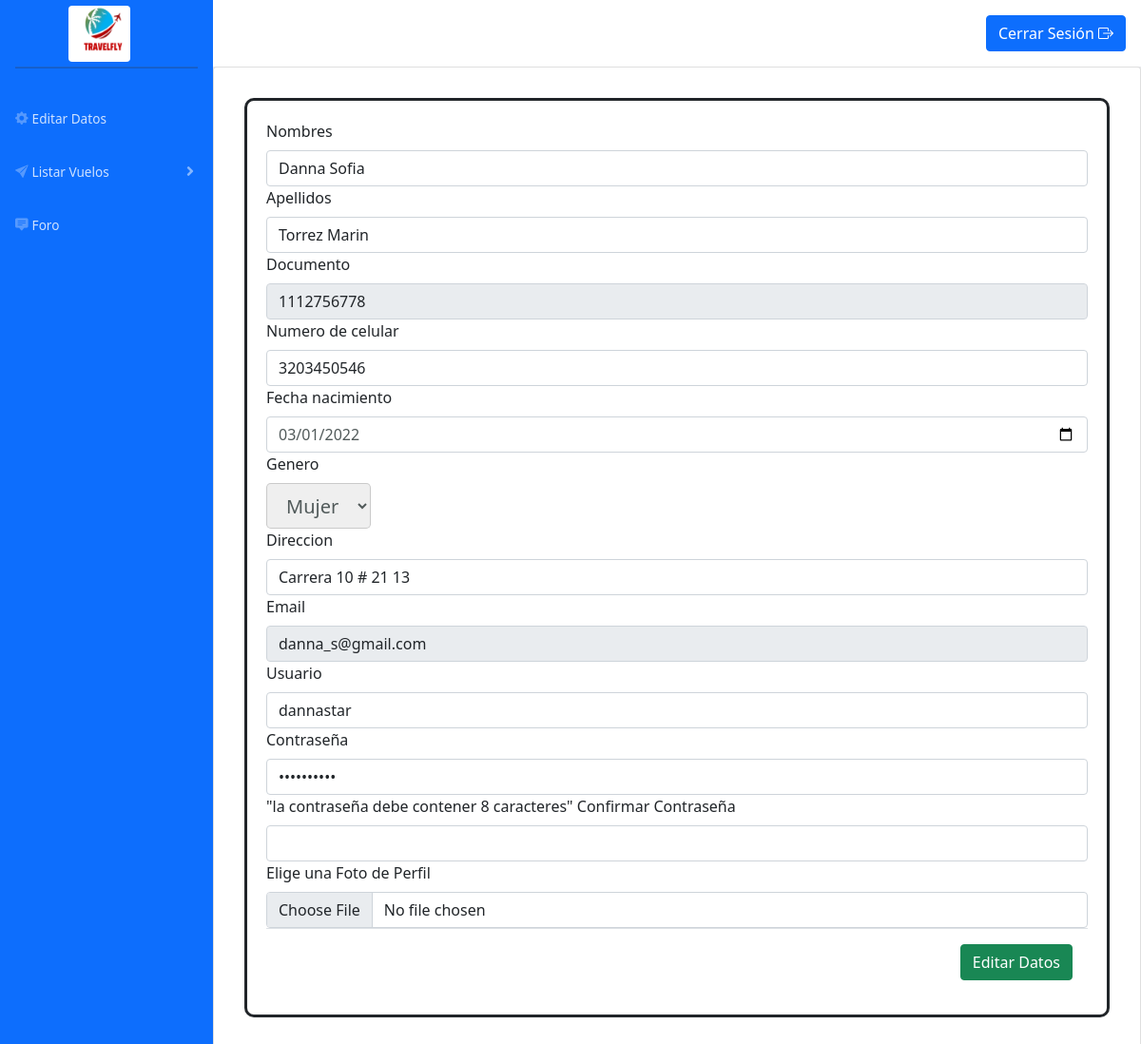
Page /editar_datos_admi.php (signed in) on the committed database.
### tables this page shows
CREATE TABLE `usuario` (
  `id_usuario` int(10) NOT NULL,
  `nombre` varchar(30) NOT NULL,
  `apellido` varchar(30) NOT NULL,
  `documento` varchar(10) NOT NULL,
  `celular` varchar(10) NOT NULL,
  `fechaNacimiento` date DEFAULT NULL,
  `id_genero` int(10) DEFAULT NULL,
  `pais` varchar(30) NOT NULL,
  `estado` varchar(30) NOT NULL,
  `ciudad` varchar(30) NOT NULL,
  `direccion` varchar(30) DEFAULT NULL,
  `email` varchar(30) NOT NULL,
  `user` varchar(30) DEFAULT NULL,
  `pass` varchar(30) NOT NULL,
  `confirmPass` varchar(30) DEFAULT NULL,
  `foto` varchar(50) DEFAULT NULL,
  `id_rol` int(10) NOT NULL
);

### editar_datos_admi.php (the view, shortened to what this page needs)
<?php
    include('conexion.php');
?>
<!DOCTYPE html>
<html lang="es">
<head>
  <link href="vendor/fontawesome-free/css/all.min.css" rel="stylesheet" type="text/css">
  <link href="fonts/fonts.css" rel="stylesheet">
  <link href="css/sb-admin-2.min.css" rel="stylesheet">
  <link href="css/estilo2.css" rel="stylesheet">
	<link href="https://cdn.jsdelivr.net/npm/bootstrap@5.1.3/dist/css/bootstrap.min.css" rel="stylesheet">
	<link rel="stylesheet" type="text/css" href="https://cdn.datatables.net/1.11.5/css/jquery.dataTables.css">
	<link rel="stylesheet" href="https://cdn.jsdelivr.net/npm/bootstrap-icons@1.8.1/font/bootstrap-icons.css">
</head>
<body id="page-top">
    <?php
      $consulta = "SELECT * FROM usuario INNER JOIN rol ON usuario.id_rol = rol.id_rol INNER JOIN genero ON usuario.id_genero = genero.id_genero WHERE usuario.id_usuario = $_SESSION[id_usuario];";
      $resultado = mysqli_query($enlace, $consulta);
      $fila = mysqli_fetch_array($resultado)
    ?>
    <div id="wrapper">
        <ul class="navbar-nav bg-primary sidebar sidebar-dark accordion" id="accordionSidebar">
            <center>
                <a class="navbar-brand" href="menu_administrador.php"><img src="img/Logotipo.png" alt="" width="65" height="0" class="rounded img-fluid d-inline-block align-text-top"></a>
            </center>
            <hr class="sidebar-divider my-0">
            <br>
            <li class="nav-item">
                <a class="nav-link" href="#multiCollapseExample1" role="button" aria-expanded="false" aria-controls="multiCollapseExample1" data-idprograma="<?php echo $fila['id_usuario']; ?>">
                <i class="bi bi-gear-fill" type="button" data-toggle="collapse" data-target="#multiCollapseExample1" aria-expanded="false" aria-controls="multiCollapseExample2"></i><span>Editar Datos</span></a></a>
            </li>
            <li class="nav-item">
                <a class="nav-link collapsed" href="#" data-toggle="collapse" data-target="#collapseTree" aria-expanded="true" aria-controls="collapseTwo">
                <i class="bi bi-send-fill"></i><span>Listar Vuelos</span></a>
            </li>
            <li class="nav-item">
                <a class="nav-link" href="foro2.php"><i class="bi bi-chat-square-text-fill"></i><span>Foro</span></a>
            </li>
        </ul>
        <div id="content-wrapper" class="d-flex flex-column">
            <div id="content">
                <nav class="navbar navbar-expand navbar-light bg-white topbar mb-4 static-top shadow">
                    <ul class="navbar-nav ml-auto">
                        <div class="navbar-nav mr-auto">
                            <button type="button" class="btn btn-primary" data-bs-toggle="modal" data-bs-target="#modalSalir">Cerrar Sesión <i class="bi bi-box-arrow-right"></i></button>
                        </div>
                    </ul>
                </nav>
                <div class="card card-body " style="margin-top: -24px; ">
                    <div class="modal-body">
                        <div class="modal-content" style="padding: 20px; margin: auto; border: solid; border-radius: 10px;">
                            <form action="editar_administrador.php" method="post" id="formulario" enctype="multipart/form-data">
                                <label>Nombres</label>
                                <input type="text" class="form-control" name="nombre" class="form-control" value="<?php echo $fila['nombre']?>" pattern="[A-Za-z-Zñóéíá, .-]+" maxlength="30">
                                <label>Apellidos</label>
                                <input type="text" class="form-control" name="apellido" class="form-control" value="<?php echo $fila['apellido']?>" pattern="[A-Za-z-Zñóéíá, .-]+" maxlength="30">
                                <label>Documento</label>
                                <input type="text" class="form-control" name="documento" class="form-control" value="<?php echo $fila['documento']?>" pattern="[0-9]+" minlength="10" maxlength="10" disabled>
                                <label>Numero de celular</label>
                                <input type="text" class="form-control" name="celular" class="form-control" value="<?php echo $fila['celular']?>" pattern="[0-9]+" minlength="10" maxlength="10">
                                <label>Fecha nacimiento</label>
                                <input type="date" name="fechaNacimiento" style="color: #515A5A;" value="<?php echo $fila['fechaNacimiento']?>" class="form-control" min = "1940-01-01" max = "2004-01-01">
                                <label>Genero</label><br>
                                <select name="id_genero" style=" color: #515A5A;" class="form-control-lg" disabled>
                                    <?php
                                        $consulta_mysql='select * from genero';
                                        $resultado_consulta_mysql=mysqli_query($enlace,$consulta_mysql);
                                        while($lista=mysqli_fetch_assoc($resultado_consulta_mysql)){
                                        echo "<option  value='".$lista["id_genero"]."'>";
                                        echo $fila["tipo_genero"];
                                        echo "</option>";
                                        }
                                    ?>
                                </select>
                                <br>
                                <label>Direccion</label>
                                <input type="text" name="direccion" value="<?php echo $fila['direccion']?>" class="form-control" maxlength="30">
                                <label>Email</label>
                                <input type="email" class="form-control" name="email" class="form-control" value="<?php echo $fila['email']?>" maxlength="30" disabled>
                                <label>Usuario</label>
                                <input type="text" class="form-control" name="user" class="form-control" value="<?php echo $fila['user']?>" maxlength="30">
                                <label>Contraseña</label>
                                <input type="password" name="pass" value="<?php echo $fila['pass']?>" class="form-control" maxlength="30" pattern=".{8,}">
                                <spam> "la contraseña debe contener 8 caracteres"</spam>
                                <label>Confirmar Contraseña</label>
                                <input type="password" name="confirmPass" value="<?php echo $fila['confirmPass']?>" class="form-control" maxlength="30" pattern=".{8,}">
                                <label>Elige una Foto de Perfil</label>
                                <input type="file" name="foto" class="form-control" value="<?php echo $fila['foto']?>">
                                <div class="modal-footer"><button type="submit" class="btn btn-success">Editar Datos</button></div>
                            </form>
                        </div>
                    </div>
                </div>
            </div>
        </div>
    </div>
</body>
</html>

### rows in the picture
usuario: nombre "Danna Sofia", apellido "Torrez Marin", documento "1112756778", celular "3203450546", fechaNacimiento "03/01/2022", direccion "Carrera 10 # 21 13", email "danna_s@gmail.com", user "dannastar"

### other values in the picture
form field id_genero "Mujer"
